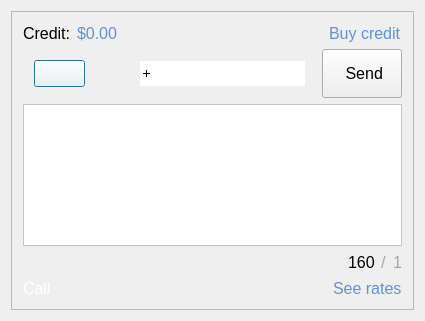
<?xml version="1.0" encoding="UTF-8"?>
<ui version="4.0">
 <class>Dialog</class>
 <widget class="QDialog" name="Dialog">
  <property name="geometry">
   <rect>
    <x>0</x>
    <y>0</y>
    <width>425</width>
    <height>321</height>
   </rect>
  </property>
  <property name="font">
   <font>
    <pointsize>12</pointsize>
   </font>
  </property>
  <property name="windowTitle">
   <string>Dialpad</string>
  </property>
  <property name="windowIcon">
   <iconset resource="myresources.qrc">
    <normaloff>:/resources/bgd_bubbles.png</normaloff>:/resources/bgd_bubbles.png</iconset>
  </property>
  <property name="styleSheet">
   <string notr="true">background: url(:/resources/bgd_roster_gradient.png);
background-position: bottom right;</string>
  </property>
  <layout class="QHBoxLayout" name="horizontalLayout_3">
   <item>
    <widget class="QFrame" name="frameBubbles">
     <property name="styleSheet">
      <string notr="true">background-image: url(:/resources/bgd_bubbles.png);
background-position: left;</string>
     </property>
     <property name="frameShape">
      <enum>QFrame::StyledPanel</enum>
     </property>
     <property name="frameShadow">
      <enum>QFrame::Raised</enum>
     </property>
     <layout class="QVBoxLayout" name="verticalLayout_2">
      <property name="sizeConstraint">
       <enum>QLayout::SetMaximumSize</enum>
      </property>
      <item>
       <layout class="QHBoxLayout" name="horizontalLayout_2">
        <item>
         <widget class="QLabel" name="lblCreditText">
          <property name="font">
           <font>
            <pointsize>12</pointsize>
            <weight>50</weight>
            <bold>false</bold>
            <kerning>true</kerning>
           </font>
          </property>
          <property name="styleSheet">
           <string notr="true">color: black;
background: none;</string>
          </property>
          <property name="text">
           <string>Credit:</string>
          </property>
         </widget>
        </item>
        <item>
         <widget class="QLabel" name="label">
          <property name="font">
           <font>
            <pointsize>12</pointsize>
           </font>
          </property>
          <property name="styleSheet">
           <string notr="true">color: rgb(98, 146, 213);
background: none;</string>
          </property>
          <property name="text">
           <string>$0.00</string>
          </property>
         </widget>
        </item>
        <item>
         <spacer name="horizontalSpacer">
          <property name="orientation">
           <enum>Qt::Horizontal</enum>
          </property>
          <property name="sizeHint" stdset="0">
           <size>
            <width>40</width>
            <height>20</height>
           </size>
          </property>
         </spacer>
        </item>
        <item>
         <widget class="QLabel" name="label_2">
          <property name="font">
           <font>
            <pointsize>12</pointsize>
           </font>
          </property>
          <property name="styleSheet">
           <string notr="true">color: rgb(98, 146, 213);
background: none;</string>
          </property>
          <property name="text">
           <string>Buy credit</string>
          </property>
         </widget>
        </item>
       </layout>
      </item>
      <item>
       <layout class="QVBoxLayout" name="verticalLayout_3"/>
      </item>
      <item>
       <layout class="QHBoxLayout" name="horizontalLayout_6">
        <item>
         <widget class="QFrame" name="frameNumber">
          <property name="styleSheet">
           <string notr="true">border-image: url(:/resources/field_normal.png) 0 0 0 0 stretch stretch;</string>
          </property>
          <layout class="QHBoxLayout" name="horizontalLayout">
           <item>
            <widget class="QPushButton" name="pbFlag">
             <property name="styleSheet">
              <string notr="true">background: white;
border-image: url(:/resources/bgd_bubbles.png)</string>
             </property>
             <property name="text">
              <string/>
             </property>
            </widget>
           </item>
           <item>
            <widget class="QPushButton" name="pbArrow">
             <property name="styleSheet">
              <string notr="true">margin: 0;
border: 0;
border-image: none;</string>
             </property>
             <property name="text">
              <string/>
             </property>
             <property name="icon">
              <iconset resource="myresources.qrc">
               <normaloff>:/resources/combo_arrow.png</normaloff>:/resources/combo_arrow.png</iconset>
             </property>
            </widget>
           </item>
           <item>
            <widget class="QLineEdit" name="lineEditPhoneNumber">
             <property name="font">
              <font>
               <stylestrategy>NoAntialias</stylestrategy>
              </font>
             </property>
             <property name="autoFillBackground">
              <bool>false</bool>
             </property>
             <property name="styleSheet">
              <string notr="true">border-image: none;</string>
             </property>
             <property name="inputMask">
              <string notr="true">+00000000000000</string>
             </property>
             <property name="frame">
              <bool>false</bool>
             </property>
             <property name="cursorPosition">
              <number>1</number>
             </property>
             <property name="placeholderText">
              <string>enter phone number</string>
             </property>
            </widget>
           </item>
          </layout>
          <zorder>pbArrow</zorder>
          <zorder>lineEditPhoneNumber</zorder>
          <zorder>pbFlag</zorder>
         </widget>
        </item>
        <item>
         <widget class="QPushButton" name="pushButton_2">
          <property name="maximumSize">
           <size>
            <width>500</width>
            <height>500</height>
           </size>
          </property>
          <property name="styleSheet">
           <string notr="true">border-image: url(:/resources/btn_white_hover.png) 0 0 0 0 stretch stretch;</string>
          </property>
          <property name="text">
           <string>   Send  </string>
          </property>
         </widget>
        </item>
       </layout>
      </item>
      <item>
       <widget class="QTextEdit" name="textEditMessage">
        <property name="cursor" stdset="0">
         <cursorShape>IBeamCursor</cursorShape>
        </property>
        <property name="styleSheet">
         <string notr="true">background: white;</string>
        </property>
       </widget>
      </item>
      <item>
       <layout class="QHBoxLayout" name="horizontalLayout_4">
        <item>
         <spacer name="horizontalSpacer_2">
          <property name="orientation">
           <enum>Qt::Horizontal</enum>
          </property>
          <property name="sizeHint" stdset="0">
           <size>
            <width>40</width>
            <height>20</height>
           </size>
          </property>
         </spacer>
        </item>
        <item>
         <widget class="QLabel" name="lblMessageCharCount">
          <property name="text">
           <string>160</string>
          </property>
         </widget>
        </item>
        <item>
         <widget class="QLabel" name="label_6">
          <property name="styleSheet">
           <string notr="true">color: rgb(156, 166, 177);</string>
          </property>
          <property name="text">
           <string>/</string>
          </property>
         </widget>
        </item>
        <item>
         <widget class="QLabel" name="lblNumberOfMessages">
          <property name="styleSheet">
           <string notr="true">color: rgb(156, 166, 177);</string>
          </property>
          <property name="text">
           <string>1</string>
          </property>
         </widget>
        </item>
       </layout>
      </item>
      <item>
       <layout class="QHBoxLayout" name="horizontalLayout_5">
        <item>
         <widget class="QLabel" name="label_5">
          <property name="styleSheet">
           <string notr="true">color: white;</string>
          </property>
          <property name="text">
           <string>Call</string>
          </property>
         </widget>
        </item>
        <item>
         <spacer name="horizontalSpacer_3">
          <property name="orientation">
           <enum>Qt::Horizontal</enum>
          </property>
          <property name="sizeHint" stdset="0">
           <size>
            <width>40</width>
            <height>20</height>
           </size>
          </property>
         </spacer>
        </item>
        <item>
         <widget class="QLabel" name="label_4">
          <property name="styleSheet">
           <string notr="true">color: rgb(98, 146, 213);</string>
          </property>
          <property name="text">
           <string>See rates</string>
          </property>
         </widget>
        </item>
       </layout>
      </item>
     </layout>
    </widget>
   </item>
  </layout>
 </widget>
 <layoutdefault spacing="6" margin="11"/>
 <resources>
  <include location="myresources.qrc"/>
 </resources>
 <connections/>
</ui>
